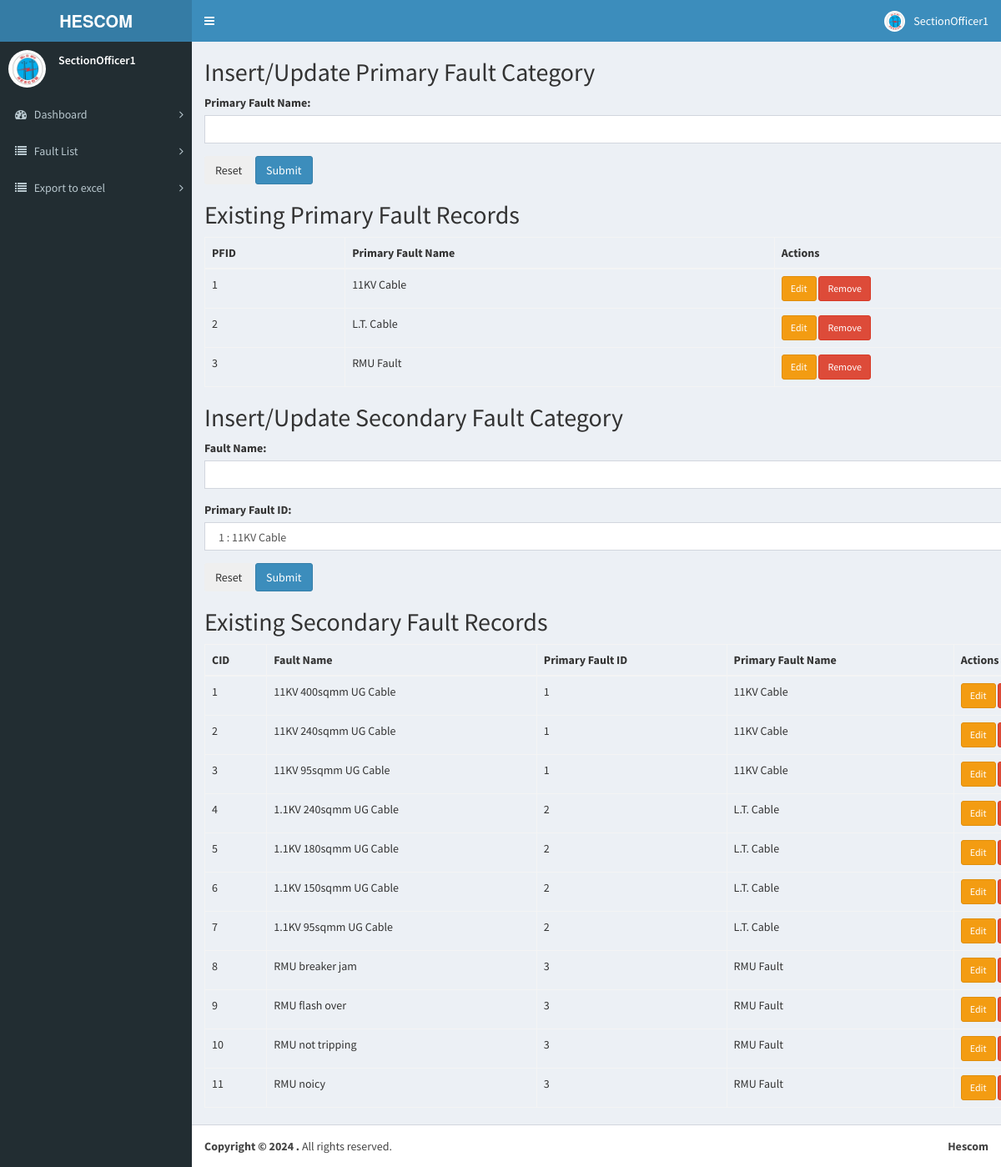
The page /manage_fault_categories.php (signed in) on the database its author committed.
### tables this page shows
CREATE TABLE `primary_fault_category` (
  `PFID` int NOT NULL AUTO_INCREMENT,
  `PFNAME` varchar(255) NOT NULL,
  PRIMARY KEY (`PFID`)
);

CREATE TABLE `secondary_fault_category` (
  `CID` int NOT NULL AUTO_INCREMENT,
  `FNAME` varchar(255) NOT NULL,
  `PFID` int NOT NULL,
  PRIMARY KEY (`CID`),
  KEY `PFID` (`PFID`),
  CONSTRAINT `secondary_fault_category_ibfk_1` FOREIGN KEY (`PFID`) REFERENCES `primary_fault_category` (`PFID`)
);

### pages/required/functions.php (called while the page is built, shortened)
<?php
function db_all($sql_query)
{
	include ('db_connection.php');
	$query = mysqli_query($con, $sql_query);
	$rows = array();
	while ($row = mysqli_fetch_assoc($query)) {
		$rows[] = $row;
	}
	return $rows;
}
?>

### manage_fault_categories.php (the view, shortened to what this page needs)
<?php
include ('pages/required/db_connection.php');
include ('pages/required/functions.php');
?>
<!DOCTYPE html>
<html>
<head>
    <link rel="stylesheet" href="bootstrap/css/bootstrap.min.css">
    <link rel="stylesheet" href="https://cdnjs.cloudflare.com/ajax/libs/font-awesome/4.5.0/css/font-awesome.min.css">
    <link rel="stylesheet" href="https://cdnjs.cloudflare.com/ajax/libs/ionicons/2.0.1/css/ionicons.min.css">
    <link rel="stylesheet" href="dist/css/AdminLTE.min.css">
    <link rel="stylesheet" href="dist/css/skins/_all-skins.min.css">
    <link rel="stylesheet" href="plugins/iCheck/flat/blue.css">
    <link rel="stylesheet" href="plugins/morris/morris.css">
    <link rel="stylesheet" href="plugins/jvectormap/jquery-jvectormap-1.2.2.css">
    <link rel="stylesheet" href="plugins/datepicker/datepicker3.css">
    <link rel="stylesheet" href="plugins/daterangepicker/daterangepicker.css">
    <link rel="stylesheet" href="plugins/bootstrap-wysihtml5/bootstrap3-wysihtml5.min.css">
    <link rel="stylesheet" href="plugins/fullcalendar/fullcalendar.min.css">
    <link rel="stylesheet" href="plugins/fullcalendar/fullcalendar.print.css" media="print">
    <link rel="stylesheet" href="plugins/timepicker/bootstrap-timepicker.min.css">
    <link rel="stylesheet" href="plugins/datatables/dataTables.bootstrap.css">
    <link rel="stylesheet" href="bootstrap/css/counter.css">
</head>
<body class="hold-transition skin-blue sidebar-mini">
    <div class="wrapper">
        <?php include ('header.php'); ?>
        <?php include ('sidebar.php'); ?>
        <div class="content-wrapper">
            <div class="container mt-5">
                <h2 class="mb-4">Insert/Update Primary Fault Category</h2>
                <form action="" method="POST" onsubmit="return handleSubmit('primary')" class="mb-4">
                    <div class="form-group">
                        <label for="pfname">Primary Fault Name:</label>
                        <input type="text" class="form-control" id="pfname" name="pfname" required>
                    </div>
                    <button type="button" class="btn btn-secondary" onclick="resetForm()">Reset</button>
                    <button type="submit" class="btn btn-primary" name="p_submit">Submit</button>
                </form>
                <?php
                echo "<h2 class='mb-4'>Existing Primary Fault Records</h2>";
                $sql = "SELECT * FROM primary_fault_category;";
                $result = db_all($sql);
                if ($result != null) {
                    echo "<table class='table table-bordered'><thead class='thead-dark'><tr><th>PFID</th><th>Primary Fault Name</th><th>Actions</th></tr></thead><tbody>";
                    foreach ($result as $row) {
                        echo "<tr>";
                        echo "<td>" . $row["PFID"] . "</td>";
                        echo "<td>" . $row["PFNAME"] . "</td>";
                        echo "<td>
                    <button class='btn btn-warning btn-sm' onclick='editPrimaryRecord(" . $row["PFID"] . ", \"" . addslashes($row["PFNAME"]) . "\")'>Edit</button>
                    <button class='btn btn-danger btn-sm' onclick='confirmRemove(\"primary\", " . $row["PFID"] . ")'>Remove</button>
                </td>";
                        echo "</tr>";
                    }
                    echo "</tbody></table>";
                } else {
                    echo "<div class='alert alert-warning'>No primary fault records found.</div>";
                } ?>
                <h2 class="mb-4">Insert/Update Secondary Fault Category</h2>
                <form action="" method="POST" onsubmit="return handleSubmit('secondary')" class="mb-4">
                    <div class="form-group">
                        <label for="sfname">Fault Name:</label>
                        <input type="text" class="form-control" id="sfname" name="sfname" required>
                    </div>
                    <div class="form-group">
                        <label for="spf_id">Primary Fault ID:</label>
                        <?php
                        $sql = "SELECT * FROM primary_fault_category;";
                        $res = db_all($sql);
                        $options = "<select class='form-control' id='spf_id' name='spf_id' required>";
                        foreach ($res as $row) {
                            $options .= "<option value='" . $row["PFID"] . "'>" . $row["PFID"] . " : " . $row["PFNAME"] . "</option>";
                        }
                        $options .= "</select>";
                        echo $options;
                        ?>
                    </div>
                    <button type="button" class="btn btn-secondary" onclick="resetForm()">Reset</button>
                    <button type="submit" class="btn btn-primary" name="s_submit">Submit</button>
                </form>
                <h2 class="mb-4">Existing Secondary Fault Records</h2>
                <?php
                $sql = "SELECT sf.*, pf.PFNAME FROM secondary_fault_category sf INNER JOIN primary_fault_category pf on sf.PFID = pf.PFID;";
                $result = db_all($sql);
                if ($result != null) {
                    echo "<table class='table table-bordered'><thead class='thead-dark'><tr><th>CID</th><th>Fault Name</th><th>Primary Fault ID</th><th>Primary Fault Name</th><th>Actions</th></tr></thead><tbody>";
                    foreach ($result as $row) {
                        echo "<tr>";
                        echo "<td>" . $row["CID"] . "</td>";
                        echo "<td>" . $row["FNAME"] . "</td>";
                        echo "<td>" . $row["PFID"] . "</td>";
                        echo "<td>" . $row["PFNAME"] . "</td>";
                        echo "<td>
                    <button class='btn btn-warning btn-sm' onclick='editSecondaryRecord(" . $row["CID"] . ", \"" . addslashes($row["FNAME"]) . "\", " . $row["PFID"] . ")'>Edit</button>
                    <button class='btn btn-danger btn-sm' onclick='confirmRemove(\"secondary\", " . $row["CID"] . ")'>Remove</button>
                </td>";
                        echo "</tr>";
                    }
                    echo "</tbody></table>";
                } else {
                    echo "<div class='alert alert-warning'>No secondary fault records found.</div>";
                }
                ?>
            </div>
        </div>
        <?php include ('footer.php'); ?>
    </div>
</body>
</html>

### header.php (shortened to what this page needs)
<header class="main-header">
	<a href="index.php" class="logo">
		<span class="logo-lg"><b>HESCOM</b></span>
	</a>
	<nav class="navbar navbar-static-top">
		<a href="#" class="sidebar-toggle" data-toggle="offcanvas" role="button">
		</a>
		<div class="navbar-custom-menu">
			<ul class="nav navbar-nav">
				<li class="dropdown user user-menu">
					<a href="#" class="dropdown-toggle" data-toggle="dropdown">
						<img src="images/hescom.jpg" class="user-image" alt="User Image">
						<span class="hidden-xs"><?php if (isset($_SESSION['name'])) {
							echo $_SESSION['name'];
						} ?>
						</span>
					</a>
				</li>
			</ul>
		</div>
	</nav>
</header>

### sidebar.php (shortened to what this page needs)
<aside class="main-sidebar">
	<div class="sidebar">
		<div class="user-panel">
			<div class="pull-left image">
				<img src="images/hescom.jpg" class="img-circle" alt="User Image">
			</div>
			<div class="pull-left info">
				<p><?php if (isset($_SESSION['name'])) {
					echo $_SESSION['name'];
				} ?></p>
			</div>
		</div>
		<ul class="sidebar-menu">
			<li>
				<a href="index.php">
					<i class="fa fa-dashboard"></i> <span>Dashboard</span>
					<span class="pull-right-container">
						<i class="fa fa-angle-right pull-right"></i>
					</span>
				</a>
			</li>
			<li>
				<a href="resolutionlist.php">
					<i class="fa fa-list"></i> <span>Fault List</span>
					<span class="pull-right-container">
						<i class="fa fa-angle-right pull-right"></i>
					</span>
				</a>
			</li>
			<li>
				<a href="export_to_excel.php">
					<i class="fa fa-list"></i> <span>Export to excel</span>
					<span class="pull-right-container">
						<i class="fa fa-angle-right pull-right"></i>
					</span>
				</a>
			</li>
		</ul>
	</div>
</aside>

### footer.php (shortened to what this page needs)
<footer class="main-footer">
	<div class="pull-right hidden-xs">
		<b>Hescom</b>
	</div>
	<strong>Copyright &copy; 2024 <a href="#"></a>.</strong> All rights
	reserved.
</footer>

### rows shown on the page
primary_fault_category: PFID "1", PFNAME "11KV Cable"
primary_fault_category: PFID "2", PFNAME "L.T. Cable"
primary_fault_category: PFID "3", PFNAME "RMU Fault"
secondary_fault_category: CID "1", FNAME "11KV 400sqmm UG Cable", PFID "1", PFID.PFNAME "11KV Cable"
secondary_fault_category: CID "2", FNAME "11KV 240sqmm UG Cable", PFID "1", PFID.PFNAME "11KV Cable"
secondary_fault_category: CID "3", FNAME "11KV 95sqmm UG Cable", PFID "1", PFID.PFNAME "11KV Cable"
secondary_fault_category: CID "4", FNAME "1.1KV 240sqmm UG Cable", PFID "2", PFID.PFNAME "L.T. Cable"
secondary_fault_category: CID "5", FNAME "1.1KV 180sqmm UG Cable", PFID "2", PFID.PFNAME "L.T. Cable"
secondary_fault_category: CID "6", FNAME "1.1KV 150sqmm UG Cable", PFID "2", PFID.PFNAME "L.T. Cable"
secondary_fault_category: CID "7", FNAME "1.1KV 95sqmm UG Cable", PFID "2", PFID.PFNAME "L.T. Cable"
secondary_fault_category: CID "8", FNAME "RMU breaker jam", PFID "3", PFID.PFNAME "RMU Fault"
secondary_fault_category: CID "9", FNAME "RMU flash over", PFID "3", PFID.PFNAME "RMU Fault"
secondary_fault_category: CID "10", FNAME "RMU not tripping", PFID "3", PFID.PFNAME "RMU Fault"
secondary_fault_category: CID "11", FNAME "RMU noicy", PFID "3", PFID.PFNAME "RMU Fault"

### other values the page prints
$_SESSION['name'] "SectionOfficer1"
form field spf_id "1 : 11KV Cable"
